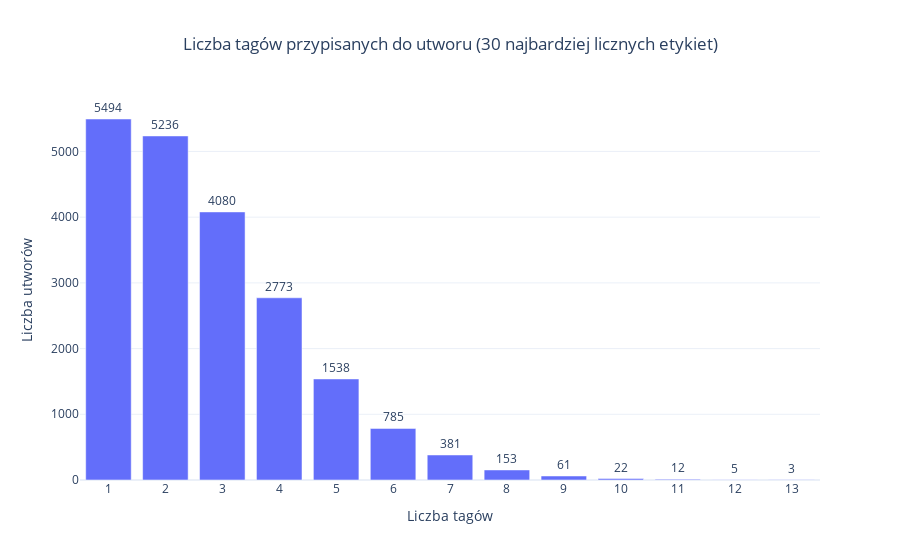

The notebook cell saved with this chart:
### Code cell
import plotly.graph_objs as go

counts, bins = np.histogram(tags_hist[0], bins=range(1, 15))
data = [go.Bar(x=bins, y=counts, text=counts, textposition="outside")]
layout = ({"title": {"text":"Liczba tagów przypisanych do utworu (30 najbardziej licznych etykiet)", "x": 0.5},
           "yaxis": {"title":"Liczba utworów"},
           "xaxis": {"title":"Liczba tagów", "tickmode": 'linear'},
           "showlegend": False,
           "template": "plotly_white"})

fig = go.Figure(data = data, layout = layout)
fig.update_traces(textposition='outside')
fig.show()
fig.write_image("images/fig3.png", width=750, height=500)

### Figure 1 — Plotly figure (JSON) as saved in the notebook; plotly's stock layout.template omitted (floating-point values rounded to 4 significant figures)
{"data": [{"text": [5494.0, 5236.0, 4080.0, 2773.0, 1538.0, 785.0, 381.0, 153.0, 61.0, 22.0, 12.0, 5.0, 3.0], "textposition": "outside", "x": [1, 2, 3, 4, 5, 6, 7, 8, 9, 10, 11, 12, 13, 14], "y": [5494, 5236, 4080, 2773, 1538, 785, 381, 153, 61, 22, 12, 5, 3], "type": "bar"}], "layout": {"showlegend": false, "title": {"text": "Liczba tagów przypisanych do utworu (30 najbardziej licznych etykiet)", "x": 0.5}, "xaxis": {"tickmode": "linear", "title": {"text": "Liczba tagów"}}, "yaxis": {"title": {"text": "Liczba utworów"}}}}
